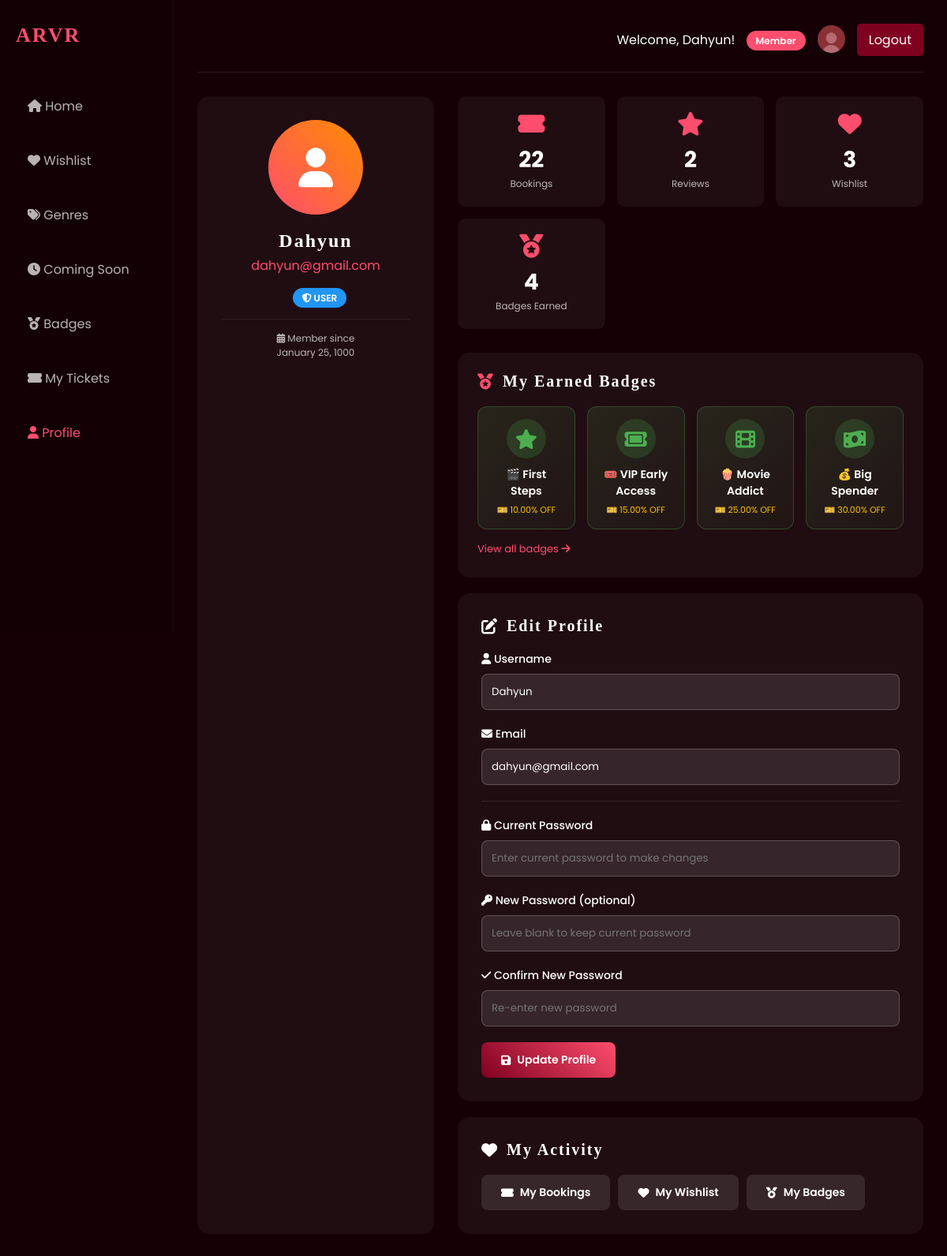
The page /profile.php (signed in) on the database its author committed.
### tables this page shows
CREATE TABLE `users` (
  `user_id` int(11) NOT NULL,
  `username` varchar(50) DEFAULT NULL,
  `email` varchar(100) DEFAULT NULL,
  `password` varchar(50) DEFAULT NULL,
  `role` enum('user','staff','admin') DEFAULT 'user',
  `early_access` tinyint(1) DEFAULT 0,
  `early_access_days` int(11) DEFAULT NULL
);

CREATE TABLE `badges` (
  `id` int(11) NOT NULL,
  `badge_id` varchar(50) NOT NULL,
  `badge_name` varchar(100) NOT NULL,
  `badge_description` text DEFAULT NULL,
  `badge_icon` varchar(50) DEFAULT NULL,
  `requirement_type` varchar(50) NOT NULL COMMENT 'reviews, bookings, wishlist, spending, genre',
  `requirement_value` int(11) NOT NULL,
  `discount_type` varchar(20) NOT NULL COMMENT 'percentage or fixed',
  `discount_value` decimal(10,2) NOT NULL,
  `is_active` tinyint(1) DEFAULT 1,
  `allows_early_access` tinyint(1) DEFAULT 0,
  `created_at` datetime DEFAULT current_timestamp()
);

### profile.php (the view, shortened to what this page needs)
<?php
include 'db.php';
$user_id = $_SESSION['user_id'];
$role = $_SESSION['role'];
$username = $_SESSION['username'];
$user_sql = "SELECT * FROM users WHERE user_id = ?";
$user_stmt = $conn->prepare($user_sql);
$user_stmt->bind_param("i", $user_id);
$user_stmt->execute();
$user = $user_stmt->get_result()->fetch_assoc();
function getUserStatsForBadges($conn, $user_id) {
    $stats = [];
    $review_sql = "SELECT COUNT(*) as count FROM movie_feedback WHERE user_id = ?";
    $review_stmt = $conn->prepare($review_sql);
    $review_stmt->bind_param("i", $user_id);
    $review_stmt->execute();
    $stats['total_reviews'] = $review_stmt->get_result()->fetch_assoc()['count'];
    $booking_sql = "SELECT COUNT(*) as count FROM bookings WHERE user_id = ?";
    $booking_stmt = $conn->prepare($booking_sql);
    $booking_stmt->bind_param("i", $user_id);
    $booking_stmt->execute();
    $stats['total_bookings'] = $booking_stmt->get_result()->fetch_assoc()['count'];
    $spent_sql = "SELECT SUM(total_price) as total FROM bookings WHERE user_id = ? AND status = 'confirmed'";
    $spent_stmt = $conn->prepare($spent_sql);
    $spent_stmt->bind_param("i", $user_id);
    $spent_stmt->execute();
    $result = $spent_stmt->get_result();
    $row = $result->fetch_assoc();
    $stats['total_spent'] = $row['total'] ?? 0;
    $wishlist_sql = "SELECT COUNT(*) as count FROM wishlist WHERE user_id = ?";
    $wishlist_stmt = $conn->prepare($wishlist_sql);
    $wishlist_stmt->bind_param("i", $user_id);
    $wishlist_stmt->execute();
    $stats['total_wishlist'] = $wishlist_stmt->get_result()->fetch_assoc()['count'];
    $genre_sql = "SELECT DISTINCT m.genre, COUNT(*) as count
                  FROM bookings b
                  JOIN movies m ON b.movie_id = m.movie_id
                  WHERE b.user_id = ? AND b.status = 'confirmed'
                  GROUP BY m.genre";
    $genre_stmt = $conn->prepare($genre_sql);
    $genre_stmt->bind_param("i", $user_id);
    $genre_stmt->execute();
    $genre_result = $genre_stmt->get_result();
    $stats['genre_counts'] = [];
    while ($row = $genre_result->fetch_assoc()) {
        $stats['genre_counts'][strtolower($row['genre'])] = $row['count'];
    }
    return $stats;
}
if ($role == 'user') {
    $booking_sql = "SELECT COUNT(*) as total_bookings FROM bookings WHERE user_id = ?";
    $booking_stmt = $conn->prepare($booking_sql);
    $booking_stmt->bind_param("i", $user_id);
    $booking_stmt->execute();
    $booking_count = $booking_stmt->get_result()->fetch_assoc()['total_bookings'];
    $review_sql = "SELECT COUNT(*) as total_reviews FROM movie_feedback WHERE user_id = ?";
    $review_stmt = $conn->prepare($review_sql);
    $review_stmt->bind_param("i", $user_id);
    $review_stmt->execute();
    $review_count = $review_stmt->get_result()->fetch_assoc()['total_reviews'];
    $wishlist_sql = "SELECT COUNT(*) as total_wishlist FROM wishlist WHERE user_id = ?";
    $wishlist_stmt = $conn->prepare($wishlist_sql);
    $wishlist_stmt->bind_param("i", $user_id);
    $wishlist_stmt->execute();
    $wishlist_count = $wishlist_stmt->get_result()->fetch_assoc()['total_wishlist'];
    $user_stats = getUserStatsForBadges($conn, $user_id);
    $badges_sql = "SELECT * FROM badges WHERE is_active = TRUE ORDER BY requirement_value ASC";
    $badges_result = $conn->query($badges_sql);
    $all_badges = $badges_result->fetch_all(MYSQLI_ASSOC);
    $earned_badges = [];
    foreach ($all_badges as $badge) {
        $earned = false;
        switch ($badge['requirement_type']) {
            case 'reviews':
                if ($user_stats['total_reviews'] >= $badge['requirement_value']) $earned = true;
                break;
            case 'bookings':
                if ($user_stats['total_bookings'] >= $badge['requirement_value']) $earned = true;
                break;
            case 'wishlist':
                if ($user_stats['total_wishlist'] >= $badge['requirement_value']) $earned = true;
                break;
            case 'spending':
                if ($user_stats['total_spent'] >= $badge['requirement_value']) $earned = true;
                break;
            case 'genre_horror':
                if (($user_stats['genre_counts']['horror'] ?? 0) >= $badge['requirement_value']) $earned = true;
                break;
            case 'genre_action':
                if (($user_stats['genre_counts']['action'] ?? 0) >= $badge['requirement_value']) $earned = true;
                break;
            case 'genre_romance':
                if (($user_stats['genre_counts']['romance'] ?? 0) >= $badge['requirement_value']) $earned = true;
                break;
        }
        if ($earned) {
            $earned_badges[] = $badge;
        }
    }
}
?>
<!DOCTYPE html>
<html lang="en">
<head>
    <link rel="stylesheet" href="https://cdnjs.cloudflare.com/ajax/libs/font-awesome/6.4.0/css/all.min.css">
    <link rel="stylesheet" href="base.css">
    <link rel="stylesheet" href="sidebar.css">
</head>
<body>
<div class="dashboard">
    <div class="sidebar">
        <h2 class="logo-text">ARVR</h2>
        <ul class="menu">
            <li><a href="homepage.php"><i class="fas fa-home"></i> Home</a></li>
            <li><a href="wishlist.php"><i class="fas fa-heart"></i> Wishlist</a></li>
            <li><a href="genres.php"><i class="fas fa-tags"></i> Genres</a></li>
            <li><a href="coming-soon.php"><i class="fas fa-clock"></i> Coming Soon</a></li>
            <li><a href="badges.php"><i class="fas fa-medal"></i> Badges</a></li>
            <li><a href="ticket.php"><i class="fas fa-ticket-alt"></i> My Tickets</a></li>
            <li class="active"><a href="profile.php"><i class="fas fa-user"></i> Profile</a></li>
        </ul>
    </div>
    <div class="main">
        <div class="topbar">
            <div class="user-welcome">
                <span style="color: #ffffff;">
                    Welcome, <?php echo htmlspecialchars($username); ?>!
                    <?php if ($role == 'staff'): ?>
                        <span class="role-badge">Staff Member</span>
                    <?php elseif ($role == 'admin'): ?>
                        <span class="role-badge" style="background: #ffd700; color: #333;">Administrator</span>
                    <?php else: ?>
                        <span class="role-badge">Member</span>
                    <?php endif; ?>
                </span>
                <button class="profile-btn" onclick="location.href='profile.php'">
                    <img src="profileIcon.jpg" alt="Profile">
                </button>
                <a href="logout.php" class="logout-btn">Logout</a>
            </div>
        </div>
        <div class="profile-grid">
            <div class="profile-card">
                <div class="avatar">
                    <i class="fas fa-user"></i>
                </div>
                <h2 class="profile-name"><?php echo htmlspecialchars($user['username']); ?></h2>
                <p class="profile-email"><?php echo htmlspecialchars($user['email']); ?></p>
                <span class="role-badge" style="<?php echo $role == 'admin' ? 'background: #ffd700; color: #333;' : ($role == 'staff' ? 'background: #4a5568;' : 'background: #2196F3;'); ?>">
                    <i class="fas fa-shield-alt"></i> <?php echo strtoupper($role); ?>
                </span>
                <div class="member-since">
                    <i class="fas fa-calendar-alt"></i> Member since<br>
                    <?php echo date('F j, Y', strtotime($user['user_id'] + 1000000)); ?>
                </div>
            </div>
            <div>
                <?php if ($role == 'user'): ?>
                    <div class="stats-grid">
                        <div class="stat-box">
                            <i class="fas fa-ticket-alt"></i>
                            <div class="number"><?php echo $booking_count ?? 0; ?></div>
                            <div class="label">Bookings</div>
                        </div>
                        <div class="stat-box">
                            <i class="fas fa-star"></i>
                            <div class="number"><?php echo $review_count ?? 0; ?></div>
                            <div class="label">Reviews</div>
                        </div>
                        <div class="stat-box">
                            <i class="fas fa-heart"></i>
                            <div class="number"><?php echo $wishlist_count ?? 0; ?></div>
                            <div class="label">Wishlist</div>
                        </div>
                        <div class="stat-box">
                            <i class="fas fa-medal"></i>
                            <div class="number"><?php echo count($earned_badges); ?></div>
                            <div class="label">Badges Earned</div>
                        </div>
                    </div>
                    <div class="badges-section">
                        <h2>
                            <i class="fas fa-medal" style="color: #ff4d6d;"></i>
                            My Earned Badges
                        </h2>
                        <?php if (!empty($earned_badges)): ?>
                            <div class="earned-badges-container">
                                <?php foreach ($earned_badges as $badge): ?>
                                    <div class="earned-badge-item" onclick="location.href='badges.php'" style="cursor: pointer;">
                                        <div class="earned-badge-icon">
                                            <i class="fas <?php echo $badge['badge_icon']; ?>"></i>
                                        </div>
                                        <div class="earned-badge-name"><?php echo htmlspecialchars($badge['badge_name']); ?></div>
                                        <div class="earned-badge-discount">
                                            <?php if ($badge['discount_type'] == 'percentage'): ?>
                                                🎫 <?php echo $badge['discount_value']; ?>% OFF
                                            <?php else: ?>
                                                🎫 RM<?php echo $badge['discount_value']; ?> OFF
                                            <?php endif; ?>
                                        </div>
                                    </div>
                                <?php endforeach; ?>
                            </div>
                            <a href="badges.php" class="view-all-badges">
                                View all badges <i class="fas fa-arrow-right"></i>
                            </a>
                        <?php endif; ?>
                    </div>
                <?php endif; ?>
                <div class="edit-form">
                    <h2><i class="fas fa-edit"></i> Edit Profile</h2>
                    <form method="POST">
                        <div class="form-group">
                            <label><i class="fas fa-user"></i> Username</label>
                            <input type="text" name="username" value="<?php echo htmlspecialchars($user['username']); ?>" required>
                        </div>
                        <div class="form-group">
                            <label><i class="fas fa-envelope"></i> Email</label>
                            <input type="email" name="email" value="<?php echo htmlspecialchars($user['email']); ?>" required>
                        </div>
                        <hr>
                        <div class="form-group">
                            <label><i class="fas fa-lock"></i> Current Password</label>
                            <input type="password" name="current_password" placeholder="Enter current password to make changes" required>
                        </div>
                        <div class="form-group">
                            <label><i class="fas fa-key"></i> New Password (optional)</label>
                            <input type="password" name="new_password" placeholder="Leave blank to keep current password">
                        </div>
                        <div class="form-group">
                            <label><i class="fas fa-check"></i> Confirm New Password</label>
                            <input type="password" name="confirm_password" placeholder="Re-enter new password">
                        </div>
                        <button type="submit" name="update_profile" class="btn btn-primary">
                            <i class="fas fa-save"></i> Update Profile
                        </button>
                    </form>
                </div>
                <?php if ($role == 'admin'): ?>
                    <div class="edit-form" style="margin-top: 20px;">
                        <h2><i class="fas fa-shield-alt"></i> Admin Actions</h2>
                        <div class="action-buttons">
                            <a href="staff_dashboard.php" class="btn btn-secondary">
                                <i class="fas fa-tachometer-alt"></i> Staff Dashboard
                            </a>
                            <a href="add_movie.php" class="btn btn-secondary">
                                <i class="fas fa-plus"></i> Add Movie
                            </a>
                            <a href="discount_management.php" class="btn btn-secondary">
                                <i class="fas fa-tags"></i> Discount Codes
                            </a>
                            <a href="view_feedback_all.php" class="btn btn-secondary">
                                <i class="fas fa-comments"></i> View All Feedback
                            </a>
                        </div>
                    </div>
                <?php else: ?>
                    <div class="edit-form" style="margin-top: 20px;">
                        <h2><i class="fas fa-heart"></i> My Activity</h2>
                        <div class="action-buttons">
                            <a href="ticket.php" class="btn btn-secondary">
                                <i class="fas fa-ticket-alt"></i> My Bookings
                            </a>
                            <a href="wishlist.php" class="btn btn-secondary">
                                <i class="fas fa-heart"></i> My Wishlist
                            </a>
                            <a href="badges.php" class="btn btn-secondary">
                                <i class="fas fa-medal"></i> My Badges
                            </a>
                        </div>
                    </div>
                <?php endif; ?>
            </div>
        </div>
    </div>
</div>
</body>
</html>

### base.css (style rules this page uses)
* { margin: 0; padding: 0; box-sizing: border-box; }
body { font-family: 'Poppins', sans-serif; background: #140005; color: white; overflow-x: hidden; }
h1, h2, h3, .logo-text { font-family: 'Playfair Display', serif; letter-spacing: 2px; }

### sidebar.css (style rules this page uses)
.sidebar { width: 220px; background: rgba(20, 0, 5, 0.95); padding: 30px 20px; border-right: 1px solid rgba(255,255,255,0.05); position: fixed; left: 0; top: 0; height: 100vh; overflow-y: auto; z-index: 100; }
.logo-text { color: #ff4d6d; margin-bottom: 40px; font-size: 26px; font-family: 'Playfair Display', serif; }
.menu { list-style: none; padding: 0; }
.menu li { padding: 12px 0; opacity: 0.7; cursor: pointer; transition: 0.3s; }
.menu li:hover, .menu .active { color: #ff4d6d; opacity: 1; }
.menu a { text-decoration: none; color: inherit; display: block; padding: 10px 15px; }

### rows shown on the page
users: username "Dahyun", email "dahyun@gmail.com", user_id "January 25, 1000"
badges: badge_name "🎬 First Steps", discount_value "10.00"
badges: badge_name "🎟️ VIP Early Access", discount_value "15.00"
badges: badge_name "🍿 Movie Addict", discount_value "25.00"
badges: badge_name "💰 Big Spender", discount_value "30.00"

### other values the page prints
$username "Dahyun"
$role "USER"
$booking_count "22"
$review_count "2"
$wishlist_count "3"
count($earned_badges) "4"
